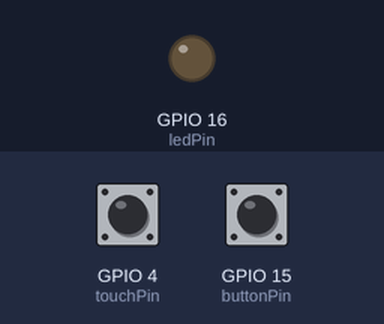
Bench run of a sketch on a simulated ESP32. Shown: output pins drawn as LEDs (lit = HIGH). Inputs (shaded band) come from the test bench; at power-on: GPIO 4 (touchPin) HIGH, GPIO 15 (buttonPin) LOW. What the sketch prints to the serial monitor is not drawn.

Above: at 1.2 s.
1.3 s: GPIO 4 (touchPin) pulled LOW for 0.15 s
At 1.37 s:
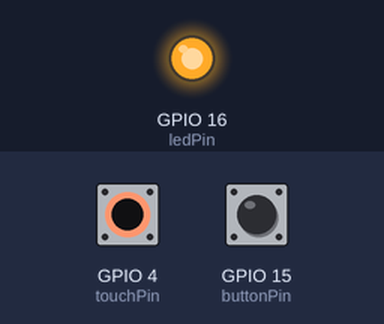
2.9 s: GPIO 4 (touchPin) pulled LOW for 3.2 s
At 7.3 s:
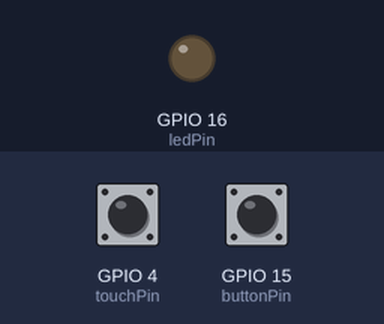
7.6 s: GPIO 15 (buttonPin) pulled HIGH for 3.2 s
At 8.7 s:
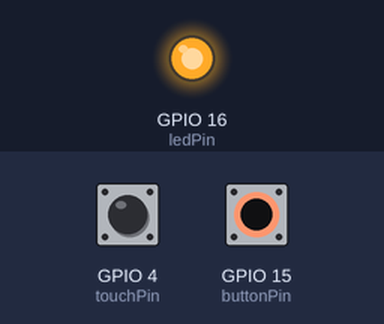
Timing chart, 0 to 12.3 s (numbered marks = the images above; inputs shaded):
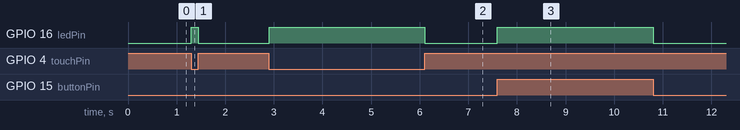

Measured:
- after the input at 1.3 s, GPIO 16 (ledPin): LOW → HIGH at once, → LOW 0.15 s later
- after the input at 2.9 s, GPIO 16 (ledPin): LOW → HIGH at once, → LOW 3.2 s later
- after the input at 7.6 s, GPIO 16 (ledPin): LOW → HIGH at once, → LOW 3.2 s later

The sketch:

task03-b.ino
```cpp
// <Task 03-1>
// set pin numbers
const int buttonPin = 15; // the number of the pushbutton pin
const int ledPin = 16; // the number of the LED pin
const int touchPin = 4;
const int threshold = 40;
int touchValue;
// variable for storing the pushbutton status
int buttonState = 0;
void setup() {
Serial.begin(115200);
// initialize the pushbutton pin as an input
pinMode(buttonPin, INPUT);
// initialize the LED pin as an output
pinMode(ledPin, OUTPUT);
}
void loop() {
// read the state of the pushbutton value
buttonState = digitalRead(buttonPin);
Serial.println(buttonState);
touchValue = touchRead(touchPin);
Serial.print(touchValue);
// check if the pushbutton is pressed.
// if it is, the buttonState is HIGH
if (buttonState == HIGH || touchValue<threshold) {
// turn LED on
digitalWrite(ledPin, HIGH);
} else {
// turn LED off
digitalWrite(ledPin, LOW);
}
}
```
